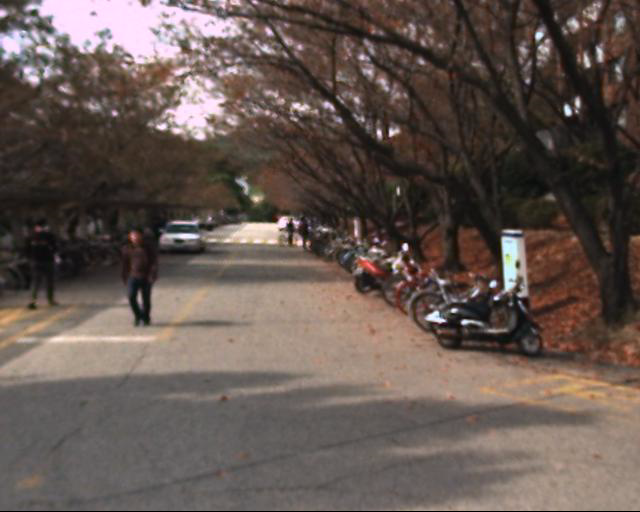
#> input picture images/visible_I01689.png, 640 x 512 px, given in place of visible_I01689.jpg, which was not available
$ python review_image_match.py
#> lines starting #> are read from the running program, lines starting #| are printed output that depends on the picture; pictures that were not available may be replaced by others from this repository, and a replacement may not be noted
#!/usr/bin/env python3
# encoding: utf-8

import cv2
import numpy as np

# Función para actualizar la imagen mostrada con la superposición
def update_overlay():
    global x_offset, y_offset, camera_matrix, dist_coeffs

    # Crear una copia de la imagen RGB para superponer con tinte azul
    blue_rgb = rgb_image.copy()
    blue_rgb[:, :, 1] = 0  # Eliminamos el componente verde
    blue_rgb[:, :, 2] = 0  # Eliminamos el componente rojo

    # Aplicar CLAHE (Ecualización adaptativa de histograma) a la imagen LWIR
    clahe = cv2.createCLAHE(clipLimit=2.0, tileGridSize=(8, 8))
    equalized_lwir = clahe.apply(gray_image)

    # Corregir distorsión en la imagen LWIR usando la matriz de cámara y coeficientes
    h, w = equalized_lwir.shape[:2]
    new_camera_matrix, _ = cv2.getOptimalNewCameraMatrix(camera_matrix, dist_coeffs, (w, h), 1, (w, h))
    corrected_lwir = cv2.undistort(equalized_lwir, camera_matrix, dist_coeffs, None, new_camera_matrix)

    # Crear la imagen LWIR con tinte amarillo (mezclamos rojo y verde)
    yellow_lwir = cv2.cvtColor(corrected_lwir, cv2.COLOR_GRAY2BGR)
    yellow_lwir[:, :, 0] = 0  # Eliminamos el componente azul (hacemos que sea amarillo)

    # Aseguramos que ambas imágenes tienen el mismo tamaño
    yellow_lwir_resized = cv2.resize(yellow_lwir, (rgb_width, rgb_height))

    # Mezclar ambos canales RGB y LWIR
    combined_image = np.zeros_like(blue_rgb)
    combined_image[:, :, 0] = yellow_lwir_resized[:, :, 1]  # Canal verde de LWIR (amarillo)
    combined_image[:, :, 1] = yellow_lwir_resized[:, :, 2]  # Canal rojo de LWIR (amarillo)
    combined_image[:, :, 2] = blue_rgb[:, :, 0]  # Canal azul de RGB

    # Redimensionar para que quepa en la pantalla con espacio para los trackbars
    max_width = 1280  # Tamaño máximo en ancho
    max_height = 720  # Tamaño máximo en altura
    height, width = combined_image.shape[:2]
    scaling_factor = min(max_width / width, max_height / height)
    resized_image = cv2.resize(combined_image, (int(width * scaling_factor), int(height * scaling_factor)))

    # Mostrar la imagen redimensionada
    cv2.imshow('Overlay', resized_image)

    # Mostrar parámetros de calibración en consola
    print("\n--- Parámetros de calibración actualizados ---")
    print(f"Desfase actual: ({x_offset - rgb_width // 2}, {y_offset - rgb_height // 2})")
    print("Matriz de la cámara (camera_matrix):")
    print(camera_matrix)
    print("Coeficientes de distorsión (dist_coeffs):")
    print(dist_coeffs)

# Callback para manejar los eventos de las teclas
def on_key(event):
    global x_offset, y_offset
    if event == 27:  # Tecla 'Esc' para salir
        cv2.destroyAllWindows()
        exit()
    elif event == ord('w'):  # Arriba
        y_offset -= 1
    elif event == ord('s'):  # Abajo
        y_offset += 1
    elif event == ord('a'):  # Izquierda
        x_offset -= 1
    elif event == ord('d'):  # Derecha
        x_offset += 1
    update_overlay()


# Cargar las imágenes
lwir_image_path = 'images/lwir_I01689.jpg'
visible_image_path = lwir_image_path.replace('lwir', 'visible')

rgb_image = cv2.imread(visible_image_path)  # Imagen en color
#> rgb_image is the input picture: shape (512, 640, 3); mean B, G, R 80.6, 86.9, 100.2
gray_image = cv2.imread(lwir_image_path, cv2.IMREAD_GRAYSCALE)  # Imagen en escala de grises
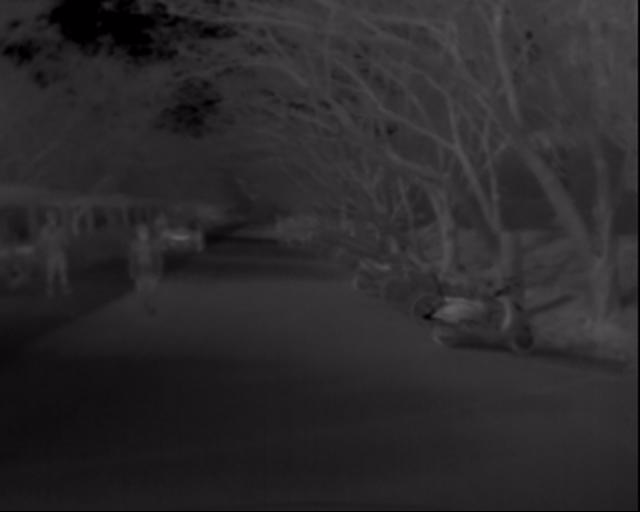
#> input picture images/lwir_I01689.png, 640 x 512 px, given in place of lwir_I01689.jpg, which was not available
#> gray_image: shape (512, 640); min 0, max 95, mean 41.1

# Dimensiones de las imágenes
rgb_height, rgb_width = rgb_image.shape[:2]
#> rgb_height = 512; rgb_width = 640
gray_height, gray_width = gray_image.shape[:2]
#> gray_height = 512; gray_width = 640

# Centro inicial de la imagen en escala de grises
x_offset, y_offset = rgb_width // 2, rgb_height // 2
#> x_offset = 320; y_offset = 256

# Inicialización de los parámetros de la cámara y distorsión
# Inicialización de los parámetros de la cámara y distorsión
fx, fy = 765, 765
cx, cy = rgb_width // 2, rgb_height // 2
#> cx = 320; cy = 256
k1, k2, p1, p2, k3 = -0.1, 0.01, 0.0005, 0.0005, 0

# Inicializar la matriz de la cámara y los coeficientes de distorsión
camera_matrix = np.array([[fx, 0, cx],
                          [0, fy, cy],
                          [0, 0, 1]], dtype=np.float32)
dist_coeffs = np.array([k1, k2, p1, p2, k3], dtype=np.float32)


def on_distortion(val):
    global camera_matrix, dist_coeffs
    fx = cv2.getTrackbarPos('fx', 'Overlay')
    fy = cv2.getTrackbarPos('fy', 'Overlay')
    cx = cv2.getTrackbarPos('cx', 'Overlay')
    cy = cv2.getTrackbarPos('cy', 'Overlay')
    k1 = (cv2.getTrackbarPos('k1', 'Overlay') - 5) / 100
    k2 = (cv2.getTrackbarPos('k2', 'Overlay') - 50) / 1000
    p1 = (cv2.getTrackbarPos('p1', 'Overlay') - 50) / 10000
    p2 = (cv2.getTrackbarPos('p2', 'Overlay') - 50) / 10000
    k3 = (cv2.getTrackbarPos('k3', 'Overlay') - 50) / 1000

    # Actualizar la matriz de la cámara y los coeficientes de distorsión
    camera_matrix = np.array([[fx, 0, cx],
                              [0, fy, cy],
                              [0, 0, 1]], dtype=np.float32)
    dist_coeffs = np.array([k1, k2, p1, p2, k3], dtype=np.float32)
    update_overlay()

# Crear ventana
cv2.namedWindow('Overlay')

# Crear sliders para los parámetros de distorsión
cv2.createTrackbar('k1', 'Overlay', int((k1 + 0.5) * 100), 100, on_distortion)
cv2.setTrackbarPos('k1', 'Overlay', int((k1 + 0.05) * 1000))
cv2.createTrackbar('k2', 'Overlay', int((k2 + 0.05) * 1000), 100, on_distortion)
cv2.setTrackbarPos('k2', 'Overlay', int((k2 + 0.05) * 1000))
cv2.createTrackbar('p1', 'Overlay', int((p1 + 0.005) * 10000), 100, on_distortion)
cv2.setTrackbarPos('p1', 'Overlay', int((p1 + 0.005) * 10000))
cv2.createTrackbar('p2', 'Overlay', int((p2 + 0.005) * 10000), 100, on_distortion)
cv2.setTrackbarPos('p2', 'Overlay', int((p2 + 0.005) * 10000))
cv2.createTrackbar('k3', 'Overlay', int((k3 + 0.05) * 1000), 100, on_distortion)
cv2.setTrackbarPos('k3', 'Overlay', int((k3 + 0.05) * 1000))
cv2.createTrackbar('fx', 'Overlay', fx, 2000, on_distortion)
cv2.setTrackbarPos('fx', 'Overlay', fx)
cv2.createTrackbar('fy', 'Overlay', fy, 2000, on_distortion)
cv2.setTrackbarPos('fy', 'Overlay', fy)
cv2.createTrackbar('cx', 'Overlay', cx, rgb_width, on_distortion)
cv2.setTrackbarPos('cx', 'Overlay', cx)
cv2.createTrackbar('cy', 'Overlay', cy, rgb_height, on_distortion)
cv2.setTrackbarPos('cy', 'Overlay', cy)


# Mostrar la imagen inicial
update_overlay()
#> in update_overlay, `blue_rgb[:, :, 1] = 0`:
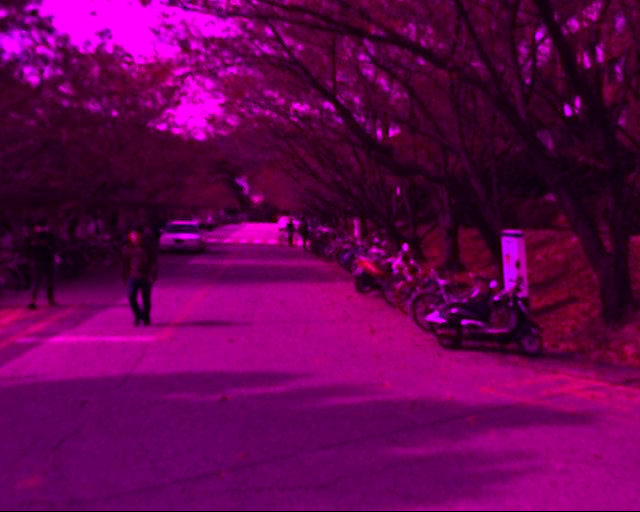
#> blue_rgb: shape (512, 640, 3); mean B, G, R 80.6, 0, 100.2
#> in update_overlay, `blue_rgb[:, :, 2] = 0`:
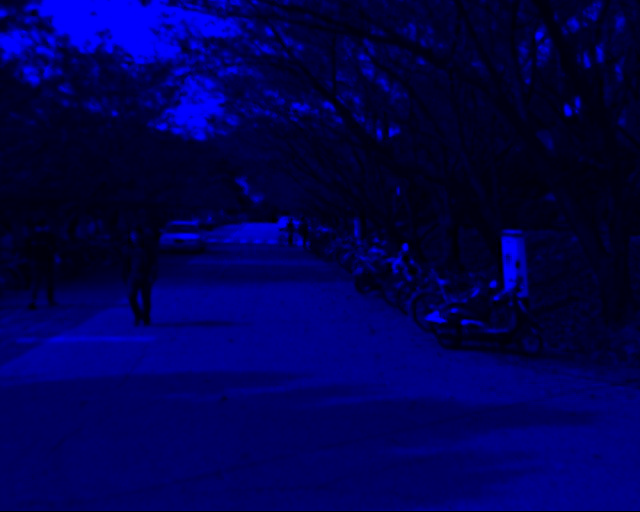
#> blue_rgb: shape (512, 640, 3); mean B, G, R 80.6, 0, 0
#> in update_overlay, `corrected_lwir = cv2.undistort(equalized_lwir, camera_matrix, dist_coe..`:
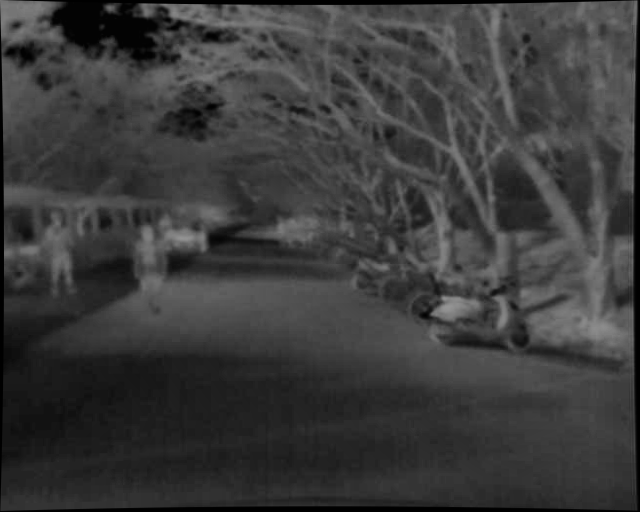
#> corrected_lwir: shape (512, 640); min 0, max 149, mean 59.2
#> in update_overlay, `yellow_lwir[:, :, 0] = 0`:
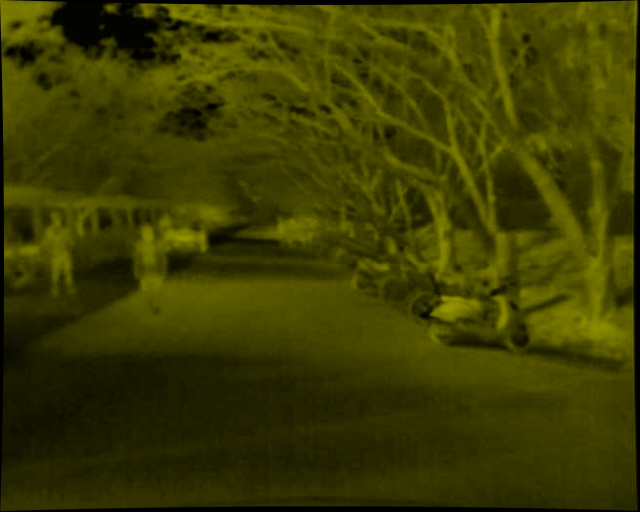
#> yellow_lwir: shape (512, 640, 3); mean B, G, R 0, 59.2, 59.2
#> in update_overlay, `combined_image[:, :, 1] = yellow_lwir_resized[:, :, 2]`:
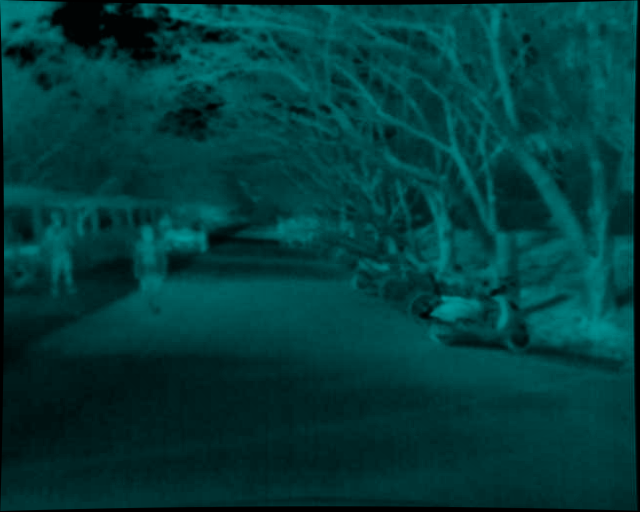
#> combined_image: shape (512, 640, 3); mean B, G, R 59.2, 59.2, 0
#> in update_overlay, `combined_image[:, :, 2] = blue_rgb[:, :, 0]`:
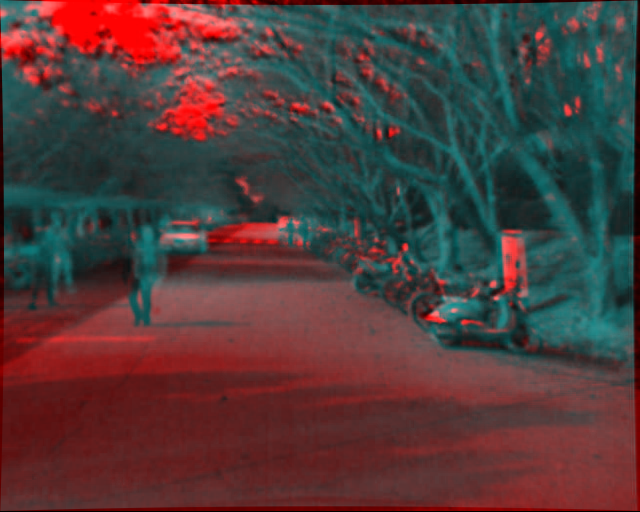
#> combined_image: shape (512, 640, 3); mean B, G, R 59.2, 59.2, 80.6
#| Desfase actual: (0, 0)
#| [[765.   0. 320.]
#|  [  0. 765. 256.]
#|  [  0.   0.   1.]]

# Esperar eventos de teclas
while True:
    key = cv2.waitKey(0)
#> (key Esc is pressed here)
    on_key(key)
#> (the program exits here)
